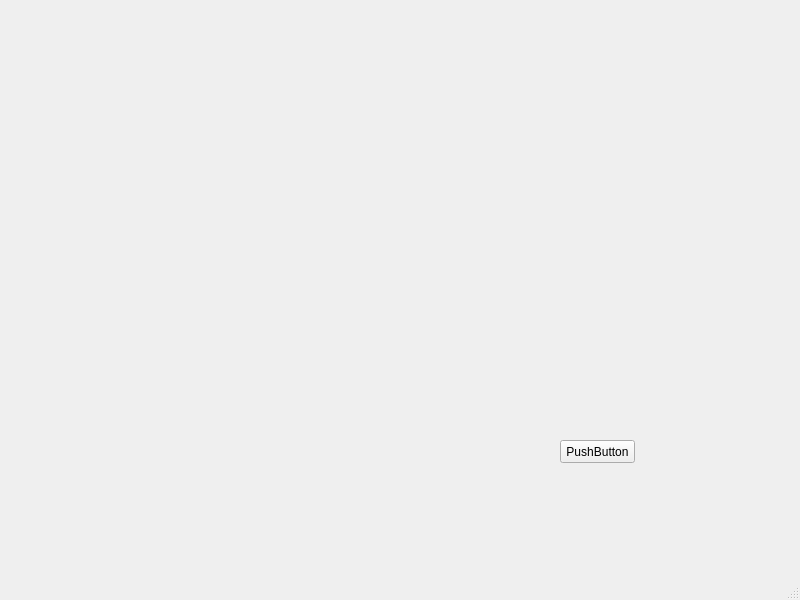
<?xml version="1.0" encoding="UTF-8"?>
<ui version="4.0">
 <class>Wnd2</class>
 <widget class="QMainWindow" name="Wnd2">
  <property name="geometry">
   <rect>
    <x>0</x>
    <y>0</y>
    <width>800</width>
    <height>600</height>
   </rect>
  </property>
  <property name="windowTitle">
   <string>MainWindow</string>
  </property>
  <widget class="QWidget" name="centralwidget">
   <widget class="QPushButton" name="pushButton">
    <property name="geometry">
     <rect>
      <x>560</x>
      <y>440</y>
      <width>75</width>
      <height>23</height>
     </rect>
    </property>
    <property name="text">
     <string>PushButton</string>
    </property>
   </widget>
  </widget>
  <widget class="QMenuBar" name="menubar">
   <property name="geometry">
    <rect>
     <x>0</x>
     <y>0</y>
     <width>800</width>
     <height>21</height>
    </rect>
   </property>
  </widget>
  <widget class="QStatusBar" name="statusbar"/>
 </widget>
 <resources/>
 <connections/>
</ui>
